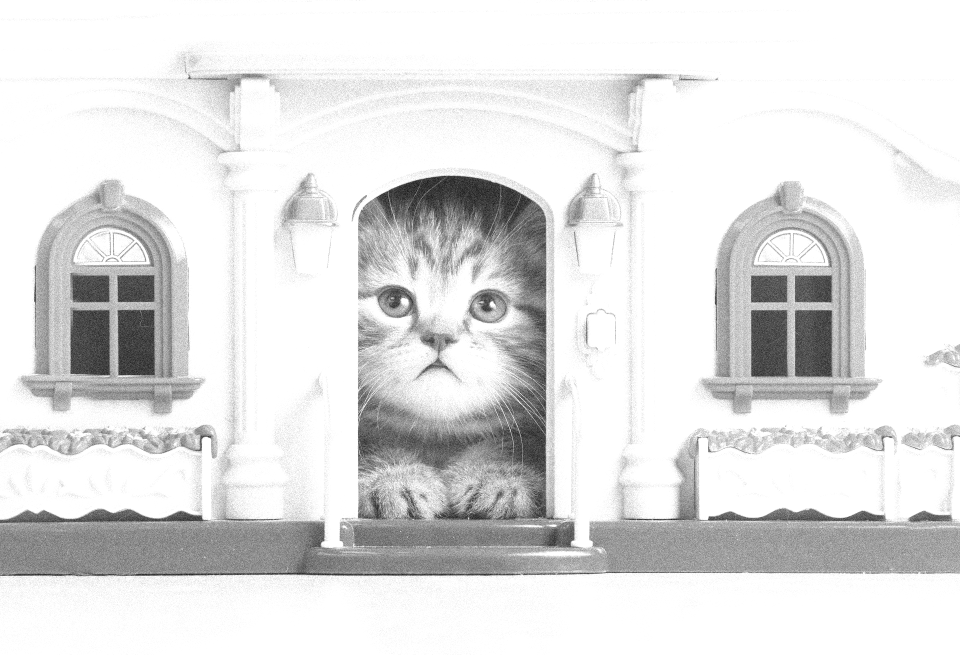
%> input picture noisy1.png, 1920 x 1309 px (shown at 1/2 size)
$ octave image_restorer.m   (GNU Octave 9; MATLAB toolbox functions it lacks are replaced by stand-ins)
%> lines starting %> are read from the running program, lines starting %| are printed output that depends on the picture; in (x1, y1, x2, y2) boxes, pixels count from 0 and x2, y2 are one past the last pixel; in counts of white or black regions, pixels touching at a corner belong together; the program's own positions count from 1
%% Image 1

% Read Image and Plot the image
img1 = imread("noisy1.png");
%> img1 is the input picture: size 1309x1920 uint8; min 21, max 255, mean 224.2

% size() functions returns the number of rows and columns in the image.
% storing the number of rows and columns as m and n.
[m, n] = size(img1);
%> m = 1309; n = 1920

% fft2() function returns the fourier transform of the image.
% fftshift() function shifts the fourier transform to the center.
F1 = fft2(img1);
F1Shift = fftshift(F1);

% analyzing the image in spatial and frequency domain along with it's
% histogram.
figure;
subplot(1,2,1); imhist(img1);
subplot(1,2,2); imshow((abs(F1Shift)/(m*n)));
%> after `imshow((abs(F1Shift)/(m*n)))`:
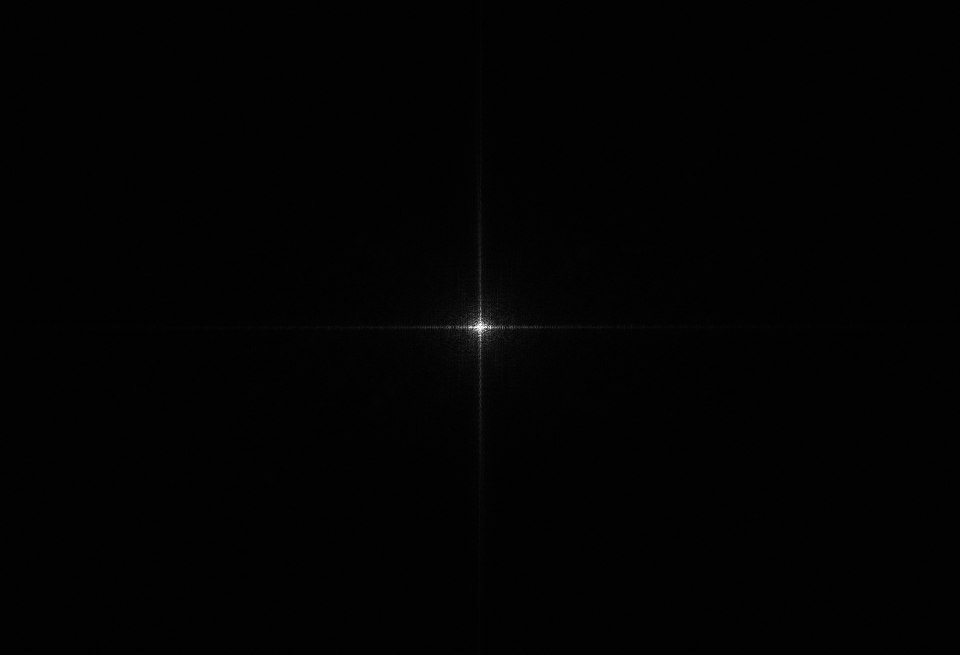
%> displayed picture: size 1309x1920, on the screen's scale of 0 to 255 (shown at 1/2 size); min 0, max 255, mean 2
%> after `imshow((abs(F1Shift)/(m*n)))`:
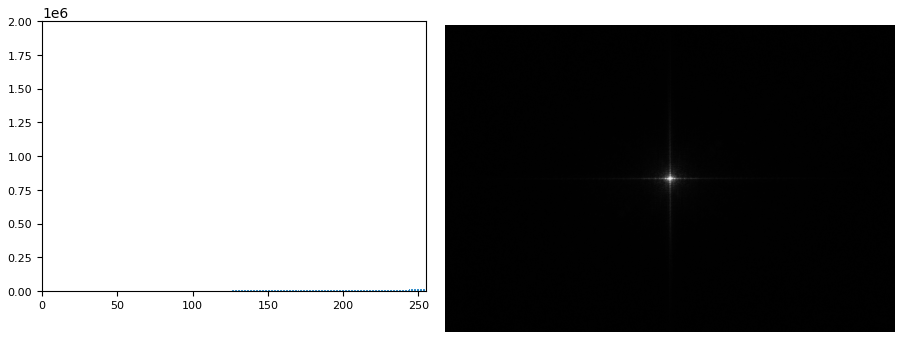
%> figure redrawn from the program's plot data, 2 panels

% From my analysis I can see salt noise present in the histogram, which is
% a type of spatial additive noise. It can be seen in fourier transform
% that no noise is present in frequency domain.


% Take a block in the image and Plot the block
block = img1(200:600,1300:1700);
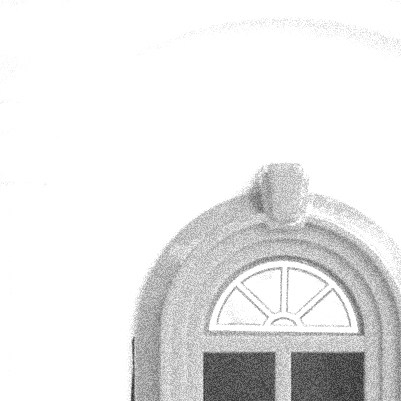
%> block: size 401x401 uint8; min 39, max 255, mean 232.9


% Get the histogram of the block
h = imhist(block);
%> h = 256 values, max 113836 at index 256, min 0 at index 1, mean 628.1

% Design the Impluse pdf to show the salt noise.
x = [0:255];
b = 255;

pz = zeros(256);
for i=1:256
    if(i-1==b)
        pz(i) = h(i,1);
    end
end
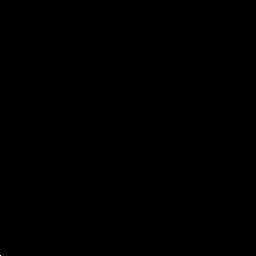
%> pz: size 256x256 double; values 0 (black) and 113836 (white), 0% white in thin lines or dots, all inside (x1, y1, x2, y2) = (0, 255, 1, 256)
salt = pz*sum(h)/sum(pz);
%> salt = 256 values from 0 to 160801

% Figure the image histogram and salt noise
figure;
subplot(1,2,1);imshow(block);
subplot(1,2,2); bar(x,h);
hold on;
plot(x,salt,'linewidth',2), legend("Histogram", "Salt Noise");
%> after `legend("Histogram", "Salt Noise")`:
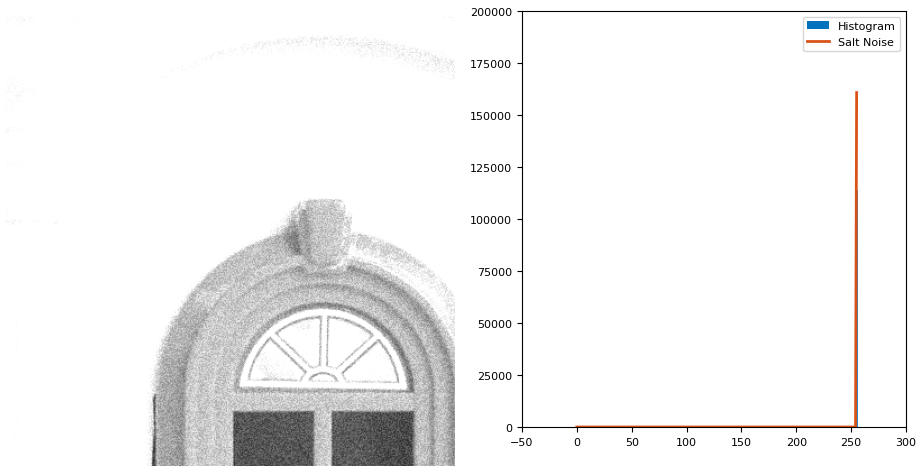
%> figure redrawn from the program's plot data, 2 panels


% Creating new matrix of the image. Then adding 2 rows and columns of 0s to
% right and bottom.
% Basically adding extra layer of 0s to help in convolution.
img1Big = img1;
img1Big(m:m+2, n:n+2) = 0;
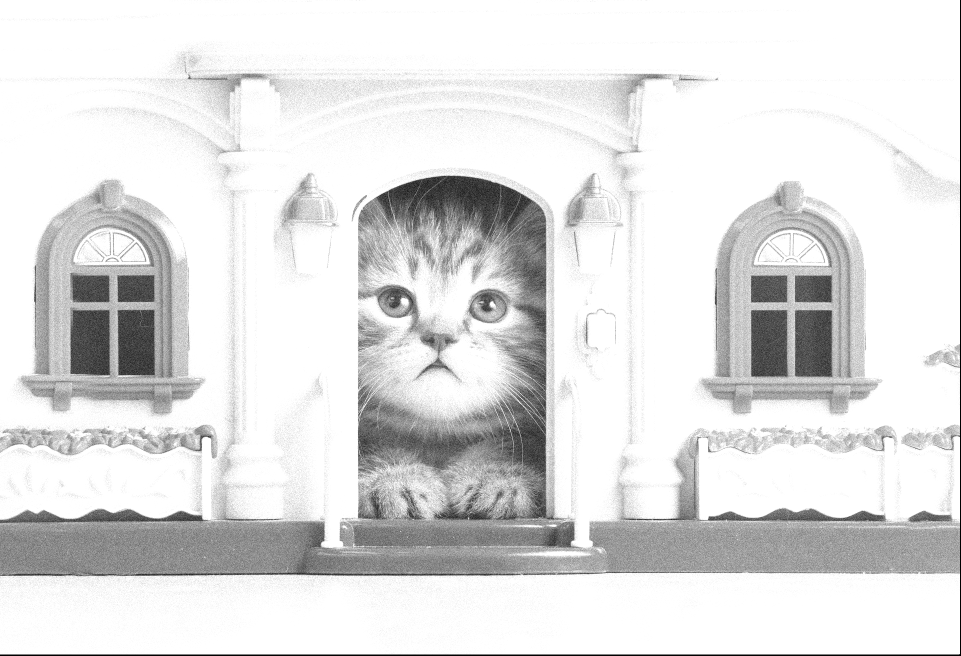
%> img1Big: size 1311x1922 uint8 (shown at 1/2 size); min 0, max 255, mean 223.6

% https://www.mathworks.com/help/matlab/ref/circshift.html
% Using the circshift function to shift the img2Big one column to right and
% one row to bottom. To ensure that the image data is in the middle and one
% row of 0s appear below the data and one row appears on top, similarly for
% column, one column of 0s on right and one on right.
% Basically shifting the image data in the middle of the matrix.
% Doing all this to help with filter indexing in convolution.
img2BigShifted = circshift(img1Big,[1 1]);


% Initialization for edges and output image.
img1Edges = zeros(m,n);
img1Output = zeros(m,n);
img1OutputEdges = zeros(m,n);


% Initializing the weight for sobel filter.
% Choosing 2 to give more importance to the center pixel in regards to the
% edges.
weight = 2;

% Q is set to -2 for dealing with salt noise in our image.
Q = -2;

% Loop for doing the convolution.
% Since our matrix has extra 0s on each side of the matrix, our data index
% starts from index 2, and since the data is shifted to right, I'm doing
% m+1 as the final index.
for x=2:(m+1)
    for y=2:(n+1)

        % creating the filter grid of 3x3, and filling it with img data
        % x-1:x+1 and y-1:y+1 represents the filter centered on the pixel value.
%> (the run ends here)
